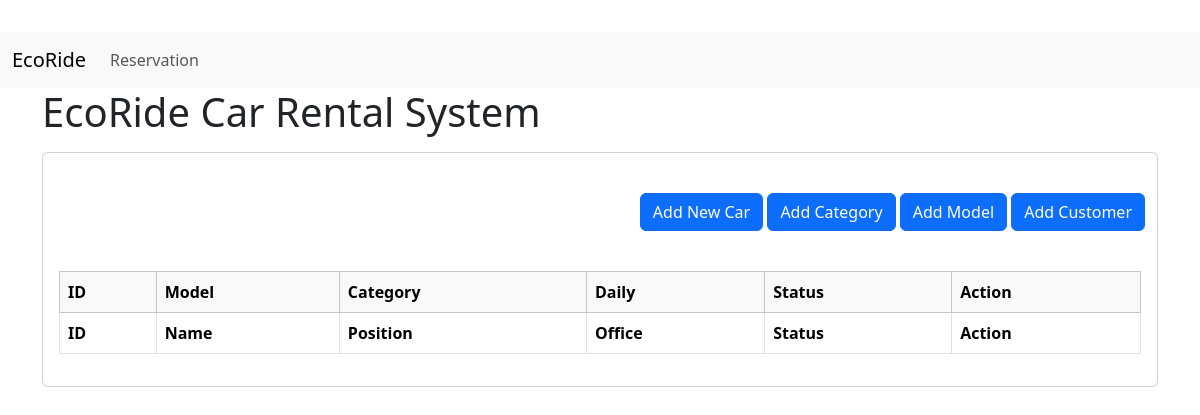
Before: / with the older database file.
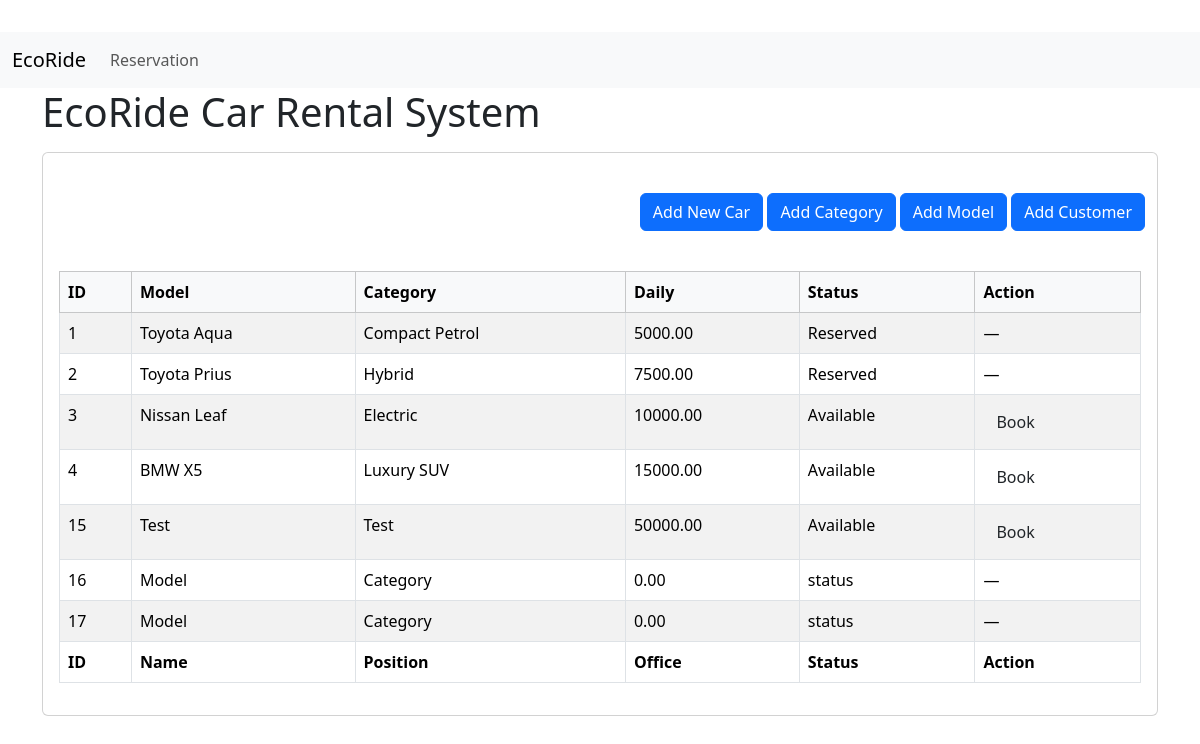
After: the same page with the newer database file.
### tables this page shows
CREATE TABLE IF NOT EXISTS `k2534814_cars` (
  `id` int NOT NULL AUTO_INCREMENT,
  `model` varchar(255) NOT NULL,
  `category` varchar(100) NOT NULL,
  `daily_price` decimal(10,2) NOT NULL,
  `free_km` int NOT NULL,
  `extra_km_charge` decimal(10,2) NOT NULL,
  `tax_rate` decimal(5,2) NOT NULL,
  `status` varchar(50) NOT NULL DEFAULT 'Available',
  PRIMARY KEY (`id`)
);

### config.php (called while the page is built, shortened)
<?php
spl_autoload_register(function ($class) {
    $path = __DIR__ . '/src/' . str_replace('\\', '/', $class) . '.php';
    $path = str_replace('/', DIRECTORY_SEPARATOR, $path);
});
function get_db()
{
    static $db = null;
    if ($db === null) {
        $db = new \Utils\MysqliDatabase(DB_HOST, DB_USER, DB_PASS, DB_NAME);
    }
    return $db;
}
?>

### src/Utils/MysqliDatabase.php (called while the page is built, shortened)
<?php
class MysqliDatabase
{
    private $mysqli;
    public function __construct($host, $user, $pass, $db)
    {
        $this->mysqli = new \mysqli($host, $user, $pass, $db);
        $this->mysqli->set_charset('utf8mb4');
    }
    public function query($sql)
    {
        $res = $this->mysqli->query($sql);
        return $res;
    }
    public function fetchAll($sql)
    {
        $res = $this->query($sql);
        $rows = [];
        while ($row = $res->fetch_assoc()) {
            $rows[] = $row;
        }
        return $rows;
    }
}

### src/Models/K2534814_Car.php (called while the page is built, shortened)
<?php
class K2534814_Car
{
    public static function all()
    {
        $db = get_db();
        return $db->fetchAll("SELECT * FROM K2534814_cars ORDER BY id");
    }
}

### index.php (the view, shortened to what this page needs)
<?php
require_once __DIR__ . '/config.php';
$cars = K2534814_Car::all();
?>
<!doctype html>
<html lang="en">
  <?php include 'layouts/head.php'; ?>
<body>
   <?php include 'layouts/nav.php'; ?>
  <div class="container">
    <h1 class="mb-3">EcoRide Car Rental System</h1>
    <div class="card">
    <div class="row">
        <div class="text-end col-md-12 mt-3 me-3 p-4">
            <button type="button" class="btn btn-primary" data-bs-toggle="modal" data-bs-target="#addcarmodal">
                Add New Car
            </button>
            <button type="button" class="btn btn-primary" data-bs-toggle="modal" data-bs-target="#addcategorymodal">
                Add Category
            </button>
            <button type="button" class="btn btn-primary" data-bs-toggle="modal" data-bs-target="#addmodelmodal">
                Add Model
            </button>
            <button type="button" class="btn btn-primary" data-bs-toggle="modal" data-bs-target="#addcustomermodal">
                Add Customer
            </button>
        </div>
    </div>
      <div class="card-body">
        <table id="cars" class="display nowrap table table-striped table-bordered" style="width:100%">
          <thead class="table-light">
            <tr>
              <th>ID</th>
              <th>Model</th>
              <th>Category</th>
              <th>Daily</th>
              <th>Status</th>
              <th>Action</th>
            </tr>
          </thead>
          <tbody>
            <?php foreach ($cars as $c): ?>
                <tr>
                <td><?=htmlspecialchars($c['id'])?></td>
                <td><?=htmlspecialchars($c['model'])?></td>
                <td><?=htmlspecialchars($c['category'])?></td>
                <td><?=htmlspecialchars($c['daily_price'])?></td>
                <td><?=htmlspecialchars($c['status'])?></td>
                <td>
                    <?php if ($c['status'] === 'Available'): ?>
                    <a class="btn" href="http://localhost/Esoft/induvidual/echo_ride/book.php?page=book&category=<?=urlencode($c['category'])?>">Book</a>
                    <?php else: ?>
                    &mdash;
                    <?php endif; ?>
                </td>
                </tr>
            <?php endforeach; ?>
          </tbody>
          <tfoot>
            <tr>
              <th>ID</th>
              <th>Name</th>
              <th>Position</th>
              <th>Office</th>
              <th>Status</th>
              <th>Action</th>
            </tr>
          </tfoot>
        </table>
      </div>
    </div>
  </div>
</body>
</html>

### layouts/head.php (shortened to what this page needs)
<head>
<link href="https://cdn.jsdelivr.net/npm/bootstrap@5.3.2/dist/css/bootstrap.min.css" rel="stylesheet">
<link href="https://cdn.jsdelivr.net/npm/datatables.net-dt@1.13.6/css/jquery.dataTables.min.css" rel="stylesheet"/>
<link href="https://cdn.jsdelivr.net/npm/datatables.net-responsive-dt@2.5.0/css/responsive.dataTables.min.css" rel="stylesheet"/>
<link href="https://cdn.jsdelivr.net/npm/datatables.net-buttons-dt@2.4.1/css/buttons.dataTables.min.css" rel="stylesheet"/>
</head>

### layouts/nav.php (shortened to what this page needs)
<nav class="navbar navbar-expand-lg bg-body-tertiary">
  <div class="container-fluid">
    <a class="navbar-brand" href="#">EcoRide</a>
    <div class="collapse navbar-collapse" id="navbarSupportedContent class-end">
      <ul class="navbar-nav me-auto mb-2 mb-lg-0">
    <li class="nav-item">
        <a class="nav-link <?= ($currentPage == 'Reservation.php') ? 'active' : '' ?>" href="Reservation.php">Reservation</a>
    </li>
      </ul>
    </div>
  </div>
</nav>

Changed rows visible on the page:
added k2534814_cars: id "1", model "Toyota Aqua", category "Compact Petrol", daily_price "5000.00", status "Reserved"
added k2534814_cars: id "2", model "Toyota Prius", category "Hybrid", daily_price "7500.00", status "Reserved"
added k2534814_cars: id "3", model "Nissan Leaf", category "Electric", daily_price "10000.00", status "Available"
added k2534814_cars: id "4", model "BMW X5", category "Luxury SUV", daily_price "15000.00", status "Available"
added k2534814_cars: id "15", model "Test", category "Test", daily_price "50000.00", status "Available"
added k2534814_cars: id "16", model "Model", category "Category", daily_price "0.00", status "status"
added k2534814_cars: id "17", model "Model", category "Category", daily_price "0.00", status "status"
